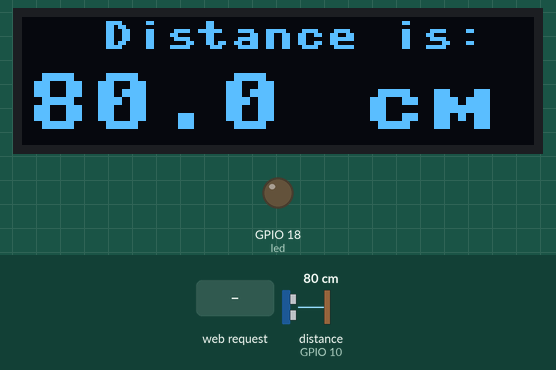
Recording of a program running on a simulated ESP32 board running MicroPython. On the bench: 128×32 one-colour display, output pins drawn as LEDs (lit = HIGH). The inputs (shaded band) are chosen by the test bench; at power-on: distance to the obstacle (sensor on GPIO 10) 80 cm. The echo pulse lasts 58.3 µs per cm; the board's own WiFi access point starts at once; what the program prints to the serial console is not drawn.

Above: at 6.2 s.
6.3 s: HTTP request GET /?LED=1 received
At 7.5 s:
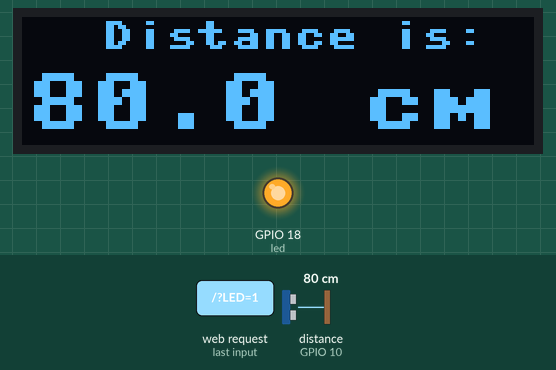
7.8 s: distance to the obstacle (sensor on GPIO 10) set to 2 cm
At 8.5 s:
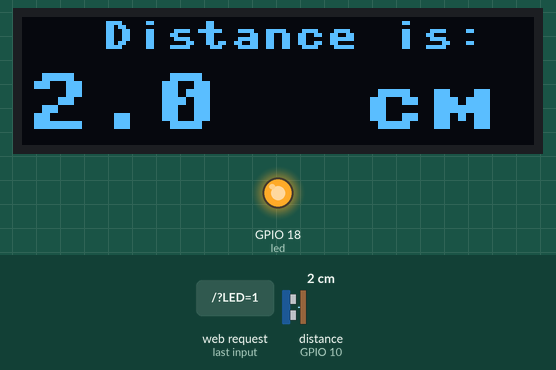
9.3 s: distance to the obstacle (sensor on GPIO 10) set to 4 cm
At 9.8 s:
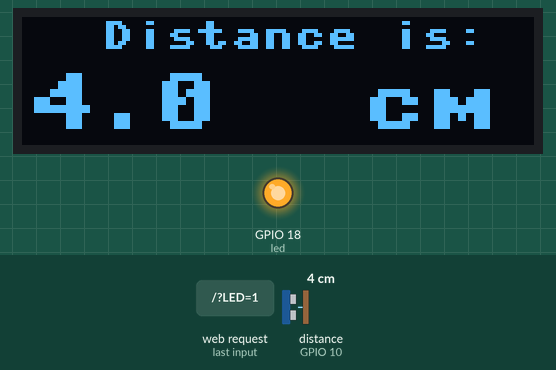
10.9 s: HTTP request GET /?LED=0 received
At 12.1 s:
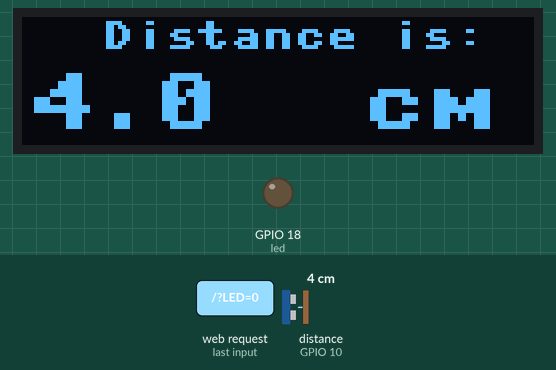
12.4 s: distance to the obstacle (sensor on GPIO 10) set to 9 cm
At 13.3 s:
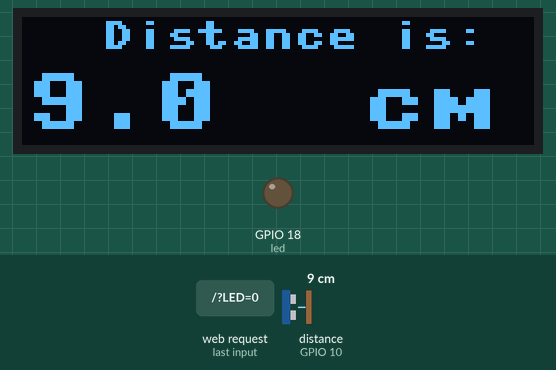
13.9 s: HTTP request GET /?LED=2 received
At 15.3 s:
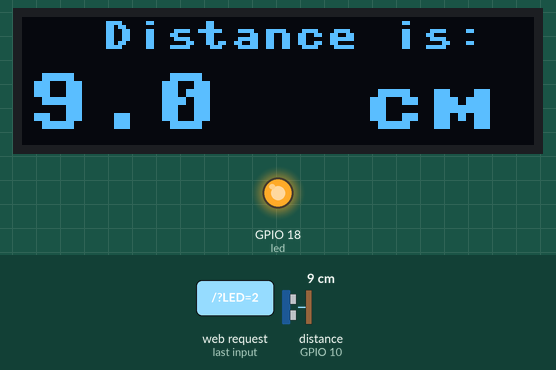
Timing chart, 0 to 17.4 s (numbered marks = the images above; inputs shaded):
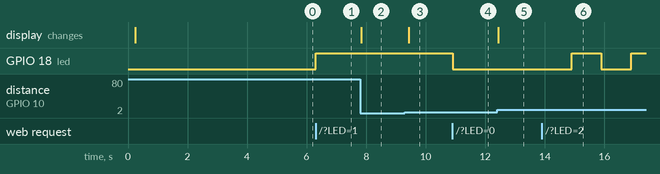

The program:

UltraSound_led_control_web_server.py
```python
import hcsr04
import ssd1306
import time
from machine import I2C, Pin, Timer

distance = 0

try:
  import usocket as socket
except:
  import socket

import network

import esp
esp.osdebug(None)

import gc
gc.collect()

sensor = hcsr04.HCSR04(trigger_pin=11, echo_pin=10,echo_timeout_us=1000000)
i2c = I2C(0,scl=Pin(12), sda=Pin(13))

oled_width = 128
oled_height = 32
oled = ssd1306.SSD1306_I2C(oled_width, oled_height, i2c)

led = Pin(18,Pin.OUT)
led.off()

# Configure the ESP32 wifi as Access Point mode
tim1 = Timer(1)
def read_us_callback(timer_us):
   # Get the Ultrasound sensor readings
   global distance
   distance = sensor.distance_cm()
   distance = round(distance,2)
   print(distance)
   oled.fill(0)

   oled.text("Distance is:",20,1)
   # with method 2 with the modified ssd1306.py library, look at folder 'SSD1306_I2C_OLED_Display_Method2_Large_Fonts'
   oled.write_text(str(round(distance,1)), x=1, y=14, size=2)
   oled.write_text("cm",85,14,2)
   oled.show()

tim1.init(period=200, mode=Timer.PERIODIC, callback=read_us_callback)

ssid = 'USserver'
password = '01234567'

ap = network.WLAN(network.AP_IF)
ap.active(True)
time.sleep(5)

ap.config(essid=ssid, password=password, authmode=3, txpower= 4)

while not ap.active():
    pass

print('network config:', ap.ifconfig())
print("ssid:",ssid, "password:",password)

# Function for creating the web page to be displayed
def web_page():

   if isLedBlinking==True:
       led_state = 'Blinking'
       print('led is Blinking')
   else:
       if led.value()==1:
           led_state = 'ON'
           print('led is ON')
       elif led.value()==0:
           led_state = 'OFF'
           print('led is OFF')

#    html_page = """
#      <html>
#      <head>
#       <meta name="viewport" content="width=device-width, initial-scale=1">
#       <!--<meta http-equiv="refresh" content="2">-->
#      </head>
#      <body>
#        <center><h2>ESP32 Web Server in MicroPython </h2></center>
#        <center><p>Distance is <strong>""" + str(distance) + """ CM</strong>.</p></center>
#        <center><p>Distance is <strong>""" + str(distance/100) + """ M</strong>.</p></center>
#        <center>
#           <form>
#               <button name="LED" type="submit" value="1"> LED ON </button>
#               <button name="LED" type="submit" value="0"> LED OFF </button>
#               <button name="LED" type="submit" value="2"> LED BLINK </button>
#           </form>
#        </center>
#        <center><p>LED is now <strong>""" + led_state + """</strong>.</p></center>
#
#        <script>
#            // JavaScript function to highlight the clicked button
#            function highlightButton(button) {
#                const buttons = document.querySelectorAll('button[name="LED"]');
#                buttons.forEach(btn => btn.classList.remove('highlighted-button'));
#                button.classList.add('highlighted-button');
#            }
#            // JavaScript to Refresh the page every second
#            setInterval(function () {
#                window.location.reload();
#            }, 1000);
#        </script>
#      </body>
#      </html>"""
#    return html_page
   html_page = """
    <!DOCTYPE HTML>
    <html>
    <head>
        <meta name="viewport" content="width=device-width, initial-scale=1">
        <style>
            /* Define the styling for the highlighted button */
            .highlighted-button {
                background-color: yellow; /* Change this to your desired highlight color */
            }
        </style>
    </head>
    <body>
        <center>
            <h2>ESP32 Web Server in MicroPython</h2>
        </center>
        <center>
            <p>Distance is <strong>""" + str(distance) + """ CM</strong>.</p>
            <p>Distance is <strong>""" + str(distance/100) + """ M</strong>.</p>
        </center>
        <center>
            <form>
                <button name="LED" type="submit" value="1" onclick="highlightButton(this)">LED ON</button>
                <button name="LED" type="submit" value="0" onclick="highlightButton(this)">LED OFF</button>
                <button name="LED" type="submit" value="2" onclick="highlightButton(this)">LED BLINK</button>
            </form>
        </center>
        <center>
            <p>LED is now <strong>""" + led_state + """</strong>.</p>
        </center>

        <script>
            // JavaScript function to highlight the clicked button
            function highlightButton(button) {
                // Remove the class from all buttons
                const buttons = document.querySelectorAll('button[name="LED"]');
                buttons.forEach(btn => btn.classList.remove('highlighted-button'));

                // Add the class to the clicked button
                button.classList.add('highlighted-button');
            }

            // Refresh the page every second
            setInterval(function () {
                window.location.reload();
            }, 1000);
        </script>

#         <script>
#             // JavaScript function to highlight the clicked button
#             function highlightButton(button) {
#                 const buttons = document.querySelectorAll('button[name="LED"]');
#                 buttons.forEach(btn => btn.classList.remove('highlighted-button'));
#                 button.classList.add('highlighted-button');
#             }
#
#             // Refresh the page every second
#             setInterval(function () {
#                 window.location.reload();
#             }, 1000);
#         </script>

    </body>
    </html>"""
   return html_page

# Configure the socket connection over TCP/IP
# AF_INET - use Internet Protocol v4 addresses
# SOCK_STREAM means that it is a TCP socket.
# SOCK_DGRAM means that it is a UDP socket.
s = socket.socket(socket.AF_INET, socket.SOCK_STREAM)
s.setsockopt(socket.SOL_SOCKET, socket.SO_REUSEADDR, 1)
s.bind(('',80)) # specifies that the socket is reachable by any address the machine happens to have
s.listen(5)     # max of 5 socket connections

tim0 = Timer(0)
def handle_callback(timer_led):
    led.value( not led.value() )
isLedBlinking = False

try:

  while True:
    conn, addr = s.accept()
    print('Got a connection from %s' % str(addr))
    request = conn.recv(1024)
    print('Content = %s' % str(request))

    request = str(request)
    led_on = request.find('/?LED=1')
    led_off = request.find('/?LED=0')
    led_blink = request.find('/?LED=2')
    if led_on == 6:
        print('LED ON')
        print(str(led_on))
        led.value(1)
        if isLedBlinking==True:
            tim0.deinit()
            isLedBlinking = False

    elif led_off == 6:
        print('LED OFF')
        print(str(led_off))
        led.value(0)
        if isLedBlinking==True:
            tim0.deinit()
            isLedBlinking = False

    elif led_blink == 6:
        print('LED Blinking')
        print(str(led_blink))
        isLedBlinking = True
        tim0.init(period=1000, mode=Timer.PERIODIC, callback=handle_callback)


    response = web_page()
    conn.send(response)
    conn.close()

except KeyboardInterrupt:
       pass
```

Measured:
- after the input at 6.3 s, GPIO 18 (led): LOW → HIGH at once
- after the input at 7.8 s, the display: changes at once (image 2)
- after the input at 9.3 s, the display: changes after 0.13 s (image 3)
- after the input at 10.9 s, GPIO 18 (led): HIGH → LOW at once
- after the input at 12.4 s, the display: changes at once (image 5)
- after the input at 13.9 s, GPIO 18 (led): LOW → HIGH after 1.0 s, → LOW 1.0 s later, → HIGH 1.0 s later
